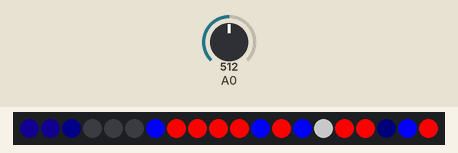
Bench run of a sketch on a simulated Arduino Uno, built with avr-gcc and run on an emulated ATmega328P. On the bench: 20 RGB LEDs in strip order, left to right. Inputs (shaded band) come from the test bench; at power-on: A0 = 512. No radio packets arrive unless stated.

Above: at 0.11 s.
At 10.11 s:
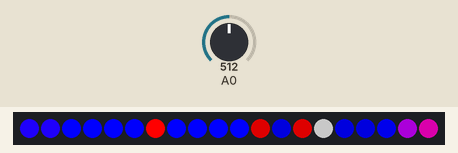
At 15.73 s:
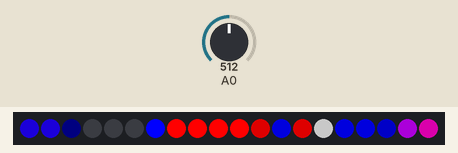
At 20.83 s:
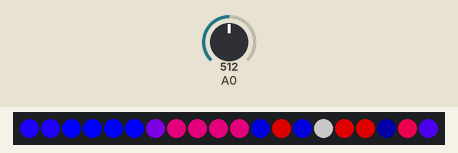
At 30.0 s:
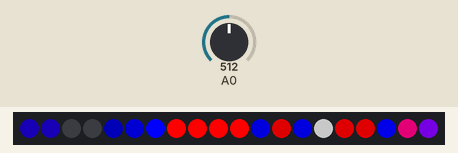
At 39.89 s:
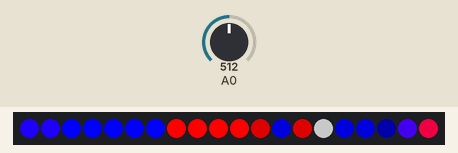

The sketch:

drive_feather.ino
```cpp
#include <Adafruit_NeoPixel.h>
#include <SPI.h>
#include <RH_RF69.h>

#include "Commands.h"

#define BUSY_SPK A0
#define BUSY_PIN A1

#define NEOPIXEL_PIN 11
#define NEOPIXEL_COUNT 20
#define RF69_FREQ 915.0

#define RFM69_CS 8
#define RFM69_INT 7
#define RFM69_RST 4

#define LED_PIN 11
#define LED_COUNT 6
#define BRIGHTNESS 255

// Individual LED addresses
#define LED_HP 0
#define LED_PSI 1
#define FRONT_LOGIC_1 2
#define FRONT_LOGIC_2 3
#define REAR_LOGIC_1 4
#define REAR_LOGIC_2 5

// Singleton instance of the radio driver
RH_RF69 rf69(RFM69_CS, RFM69_INT);


Adafruit_NeoPixel body = Adafruit_NeoPixel(NEOPIXEL_COUNT, NEOPIXEL_PIN, NEO_GRB + NEO_KHZ800);

unsigned long panel1Millis;
int panel1State = 1;
int r1 = 0;
int b1 = 0;

unsigned long panel2Millis;
int panel2State = 1;
int b21;
int b22;
int b23;
int b24;

unsigned long panel3Millis;
int panel3State = 1;
int r31 = 255;
int b31;
int r32;
int b32 = 255;

unsigned long panel4Millis;
int r41;
int b41 = 255;
int r42 = 255;
int b42;

int b5State = 1;
int b5;

int panel6State = 1;
int r61 = 0;
int b61 = 255;
int r62 = 255;
int b62 = 0;

unsigned long lastMillis;

//int16_t packetnum = 0;  // packet counter, we increment per xmission

void setup()
{
  //  Serial.begin(115200);
  pinMode(RFM69_RST, OUTPUT);
  digitalWrite(RFM69_RST, LOW);

  // manual reset
  digitalWrite(RFM69_RST, HIGH);
  delay(10);
  digitalWrite(RFM69_RST, LOW);
  delay(10);

  if (!rf69.init())
  {
    while (1)
      ;
  }

  // Defaults after init are 434.0MHz, modulation GFSK_Rb250Fd250, +13dbM (for low power module)
  // No encryption
  if (!rf69.setFrequency(RF69_FREQ))
  {
    while (1)
      ;
  }

  // If you are using a high power RF69 eg RFM69HW, you *must* set a Tx power with the
  // ishighpowermodule flag set like this:
  rf69.setTxPower(20, true); // range from 14-20 for power, 2nd arg must be true for 69HCW

  // The encryption key has to be the same as the one in the server
  //  uint8_t key[] = {0x01, 0x02, 0x03, 0x04, 0x05, 0x06, 0x07, 0x08,
  //                   0x01, 0x02, 0x03, 0x04, 0x05, 0x06, 0x07, 0x08
  //                  };

  uint8_t key[] = {0x03, 0x01, 0x08, 0x06, 0x07, 0x01, 0x05, 0x05,
                   0x03, 0x01, 0x08, 0x06, 0x07, 0x01, 0x05, 0x05
                  };

  rf69.setEncryptionKey(key);

  body.begin();
  body.show();

  turnPSIOff();
}

void loop()
{
  if ((millis() - lastMillis) > 50)
  {
    panel1();
    panel2();
    panel3();
    panel4();
    panel5();
    panel6();

    body.show();

    lastMillis = millis();
  }

  // Speaker light
  int sound = analogRead(A0);
  if (sound > 800)
  {
    turnPSIOn();
  }
  else if (sound < 790)
  {
    turnPSIOff();
  }
  else
  {
    turnPSIOff();
  }
}

void turnPSIOn()
{
  uint8_t data[] = "O";
  rf69.send((uint8_t *)data, strlen(data));
}

void turnPSIOff()
{
  uint8_t data[] = "F";
  rf69.send((uint8_t *)data, strlen(data));
}

void panel1()
{
  if (panel1State == 1 && b1 <= 255)
  {
    r1 ++;
    b1 += 8;

    if (b1 >= 240) {
      panel1State = 2;
      panel1Millis = millis();
    }

  } else if (panel1State == 2 && (millis() - panel1Millis >= 4500)) {

    r1 --;
    b1 -= 8;

    if (b1 <= 20 || r1 <= 1) {
      panel1State = 1;
    }

  }
  constrain(r1, 0, 30);
  constrain(b1, 0, 255);

  body.setPixelColor(0, body.Color(r1, 0, b1));
  body.setPixelColor(1, body.Color(r1, 0, b1));

}


void panel2() {

  if (panel2State == 1) {
    if (b21 <= 250) {
      b21 += 5;
      constrain(b21, 0, 255);
    }

    if (b21 >= 80 && b22 <= 250) {
      b22 += 5;
      constrain(b22, 0, 255);
    }

    if (b22 >= 80 && b23 <= 250) {
      b23 += 5;
      constrain(b23, 0, 255);
    }

    if (b23 >= 80 && b24 <= 250) {
      b24 += 5;
      constrain(b24, 0, 255);
      if (b24 >= 245) {

        panel2Millis = millis();
        panel2State = 2;
      }
    }
  } else if (millis() - panel2Millis >= 6000) {
    if (b21 >= 5) {
      b21 -= 5;
      constrain(b21, 0, 255);
    }

    if (b21 <= 180 && b22 >= 5) {
      b22 -= 5;
      constrain(b22, 0, 255);
    }

    if (b22 <= 180 && b23 >= 5) {
      b23 -= 5;
      constrain(b23, 0, 255);
    }

    if (b23 <= 180 && b24 >= 5) {
      b24 -= 5;
      constrain(b24, 0, 255);
    } else if (b24 <= 5) {
      panel2State = 1;
    }
  }


  body.setPixelColor(2, body.Color(0, 0, b21));
  body.setPixelColor(3, body.Color(0, 0, b22));
  body.setPixelColor(4, body.Color(0, 0, b23));
  body.setPixelColor(5, body.Color(0, 0, b24));


}


void panel3() {

  if (panel3State == 1 && (millis() - panel3Millis >= 7500)) {
    r31 -= 15;
    b31 += 15;
    r32 += 15;
    b32 -= 15;

    if (b31 == 255) {
      panel3Millis = millis();
      panel3State = 2;
    }
  } else if (panel3State == 2 && (millis() - panel3Millis >= 3750)) {
    r32 -= 15;
    b32 += 15;
    r31 += 15;
    b31 -= 15;

    if (b31 == 0) {
      panel3Millis = millis();
      panel3State = 1;
    }
  }


  constrain(r31, 0, 255);
  constrain(r32, 0, 255);
  constrain(b31, 0, 255);
  constrain(b32, 0, 255);

  body.setPixelColor(10, body.Color(r31, 0, b31));
  body.setPixelColor(7, body.Color(r31, 0, b31));
  body.setPixelColor(8, body.Color(r31, 0, b31));
  body.setPixelColor(9, body.Color(r31, 0, b31));
  body.setPixelColor(6, body.Color(r32, 0, b32));


}


void panel4() {

  if (millis() - panel4Millis >= 10000) {

    if (r41 == 155) {
      r41 = 0;
      b41 = 155;
      r42 = 155;
      b42 = 0;
      panel4Millis = millis();
    } else if (r41 == 0) {
      r41 = 155;
      b41 = 0;
      r42 = 0;
      b42 = 155;
      panel4Millis = millis();

    }

  }

  body.setPixelColor(11, body.Color(r41, 0, b41));
  body.setPixelColor(12, body.Color(r42, 0, b42));
  body.setPixelColor(13, body.Color(r41, 0, b41));
  body.setPixelColor(14, body.Color(100, 100, 100));
  body.setPixelColor(15, body.Color(r42, 0, b42));
  body.setPixelColor(16, body.Color(r42, 0, b42));
}


void panel5() {

  if (b5State == 1) {
    b5++;
    if (b5 >= 200) {
      b5State = 2;
    }
  } else if (b5State == 2) {
    b5--;
    if (b5 <= 20) {
      b5State = 1;
    }
  }
  body.setPixelColor(17, body.Color(0, 0, b5));


}

void panel6() {

  if (panel6State == 1) {

    r61 += 2;
    b61 -= 2;
    r62 -= 2;
    b62 += 2;

    constrain(r61, 0, 255);
    constrain(r62, 0, 255);
    constrain(b61, 0, 255);
    constrain(b62, 0, 255);

    body.setPixelColor(18, body.Color(r61, 0, b61));
    body.setPixelColor(19, body.Color(r62, 0, b62));

    if (r61 >= 250) {
      panel6State = 2;
    }

  } else if (panel6State == 2) {

    r62 += 2;
    b62 -= 2;
    r61 -= 2;
    b61 += 2;
    constrain(r61, 0, 255);
    constrain(r62, 0, 255);
    constrain(b61, 0, 255);
    constrain(b62, 0, 255);

    body.setPixelColor(18, body.Color(r61, 0, b61));
    body.setPixelColor(19, body.Color(r62, 0, b62));

    if (r62 >= 250) {
      panel6State = 1;
    }

  }

}
```

Commands.h
```cpp
// Wireless Commands

#define CMD_BATTERY_LOW "L"
#define CMD_PSI_ON      "O"
#define CMD_PSI_OFF     "F"
```
